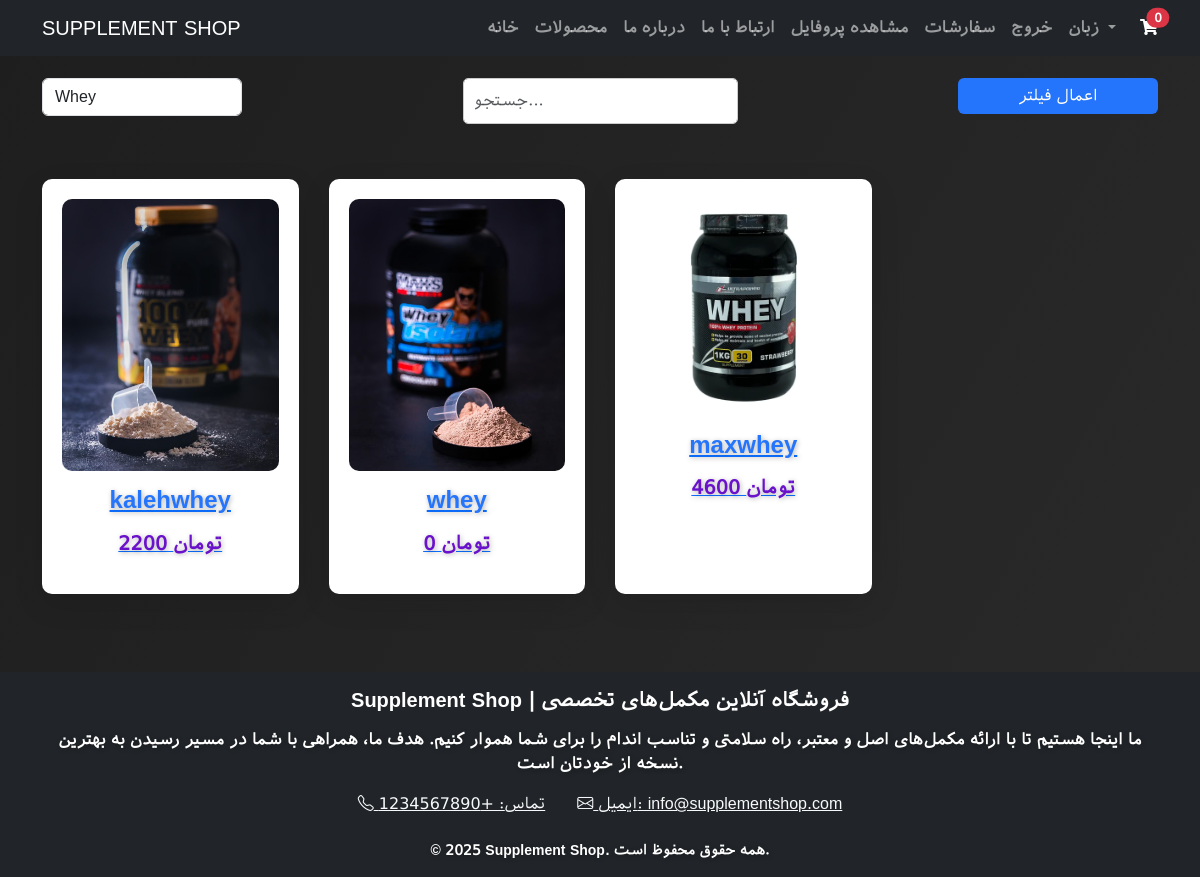
/product?category=whey (signed in), run on the app's committed database.
### supplementapp/models.py (models this page shows, shortened)
class ProductModel(models.Model):
    CATEGORY_CHOICES = [
        ('whey', 'Whey'),
        ('casein', 'Casein'),
        ('isolate', 'Isolate'),
        ('mass_gainer', 'Mass Gainer'),
    ]
    category = models.CharField(
        max_length=20,
        choices=CATEGORY_CHOICES,
        default='whey'
    )
    name = models.CharField(max_length=20)
    price = models.IntegerField(default=0)
    description = models.TextField(max_length=100)
    created_at = models.DateTimeField(default=timezone.now)  # Set on object creation
    updated_at = models.DateTimeField(auto_now=True)
    image = models.ImageField(upload_to='products/images/')

### supplementapp/views.py (the view)
# urls.py: path('product',views.Product , name = 'product'),
def Product(request):
    products = ProductModel.objects.all()
    category = request.GET.get('category', '')  # گرفتن دسته‌بندی از URL
    if category:
        products = products.filter(category=category)  # فیلتر کردن بر اساس دسته‌بندی
    whey_protein = products.filter(category='whey')  # محصولات Whey
    mass_gainers = products.filter(category='mass_gainer')  # محصولات Mass Gainers
    context = {
        'products': products,
        'whey_protein': whey_protein,
        'mass_gainers': mass_gainers,
        'selected_category': category,
        'category': ProductModel.CATEGORY_CHOICES,  # دسته‌بندی‌ها برای نمایش
    }
    return render(request, 'product/product.html', context)

### supplementapp/context_processors.py (called while the page is built)
def cart_items_count(request):
    basket = request.session.get('basket', {})
    return {'cart_items_count': sum(basket.values())}

### supplementapp/templates/product/product.html (shortened to what this page needs)
{% extends "partitions/base.html" %}
{% load static %}
{% load i18n %}
{% block head %}
<link href="https://cdnjs.cloudflare.com/ajax/libs/font-awesome/5.15.4/css/all.min.css" rel="stylesheet">
<link href="https://cdnjs.cloudflare.com/ajax/libs/animate.css/4.1.1/animate.min.css" rel="stylesheet">
{% endblock head %}
{% block content %}
<div class="container py-5">
    <div class="filter-section">
      <form method="get" action="">
        <div class="form-group">
          <select name="category" class="form-control">
            {% for value, label in category %}
              <option value="{{ value }}" {% if value == selected_category %}selected{% endif %}>
                {{ label }}
              </option>
            {% endfor %}
          </select>
        </div>
        <div class="form-group search-bar">
          <input type="text" name="q" class="form-control" placeholder="{% trans 'جستجو...' %}" value="{{ query }}">
        </div>
        <div class="form-group">
          <button type="submit" class="btn btn-primary w-100 w-md-auto">{% trans "اعمال فیلتر" %}</button>
        </div>
      </form>
    </div>
    <div class="product-container">
        {% for product in products %}
            <div class="product-card animate__animated animate__fadeIn">
                <a href="{% url 'product_detail' pk=product.id %}">
                    <img src="{{ product.image.url }}" alt="{{ product.name }}">
                    <h3>{{ product.name }}</h3>
                    <p class="price">{{ product.price }} {% trans "تومان" %}</p>
                </a>
            </div>
        {% endfor %}
    </div>
</div>
{% endblock content %}

### supplementapp/templates/product/product.html (style rules this page uses)
body { font-family: 'Vazir', sans-serif; background: linear-gradient(120deg, #1e1e1e, #2a2a2a); color: #343a40; }
.product-card { background: #fff; border-radius: 10px; box-shadow: 0 10px 30px rgba(0, 0, 0, 0.1); padding: 20px; margin-bottom: 30px; text-align: center; transition: transform 0.3s ease; }
.product-card img { max-width: 100%; height: auto; border-radius: 10px; }
.product-card h3 { font-size: 1.5rem; color: #2575fc; margin: 15px 0; }
.product-card .price { font-size: 1.2rem; color: #6a11cb; }
.filter-section { margin-bottom: 30px; }
.filter-section .search-bar { margin-bottom: 15px; }
.category-select, .search-bar input { padding: 10px; font-size: 1rem; border-radius: 5px; border: 1px solid #ccc; margin-right: 10px; }
.filter-section form { display: flex; flex-wrap: wrap; justify-content: space-between; }
.filter-section select, .filter-section .search-bar input, .filter-section button { flex: 1; min-width: 200px; margin-bottom: 10px; }
.product-container { display: grid; grid-template-columns: repeat(auto-fill, minmax(250px, 1fr)); gap: 30px; }
.btn-primary { background: #2575fc; border: none; transition: all 0.3s ease; }
.filter-section { margin-top:30px; }

### supplementapp/templates/partitions/header.html (style rules this page uses)
body { overflow-x: hidden; }

### data on the page
ProductModel: image (picture), name "kalehwhey", price "2200"
ProductModel: image (picture), name "whey", price "0"
ProductModel: image (picture), name "maxwhey", price "4600"

### other printed values
{{ cart_items_count }} "0"
form field category "Whey"
